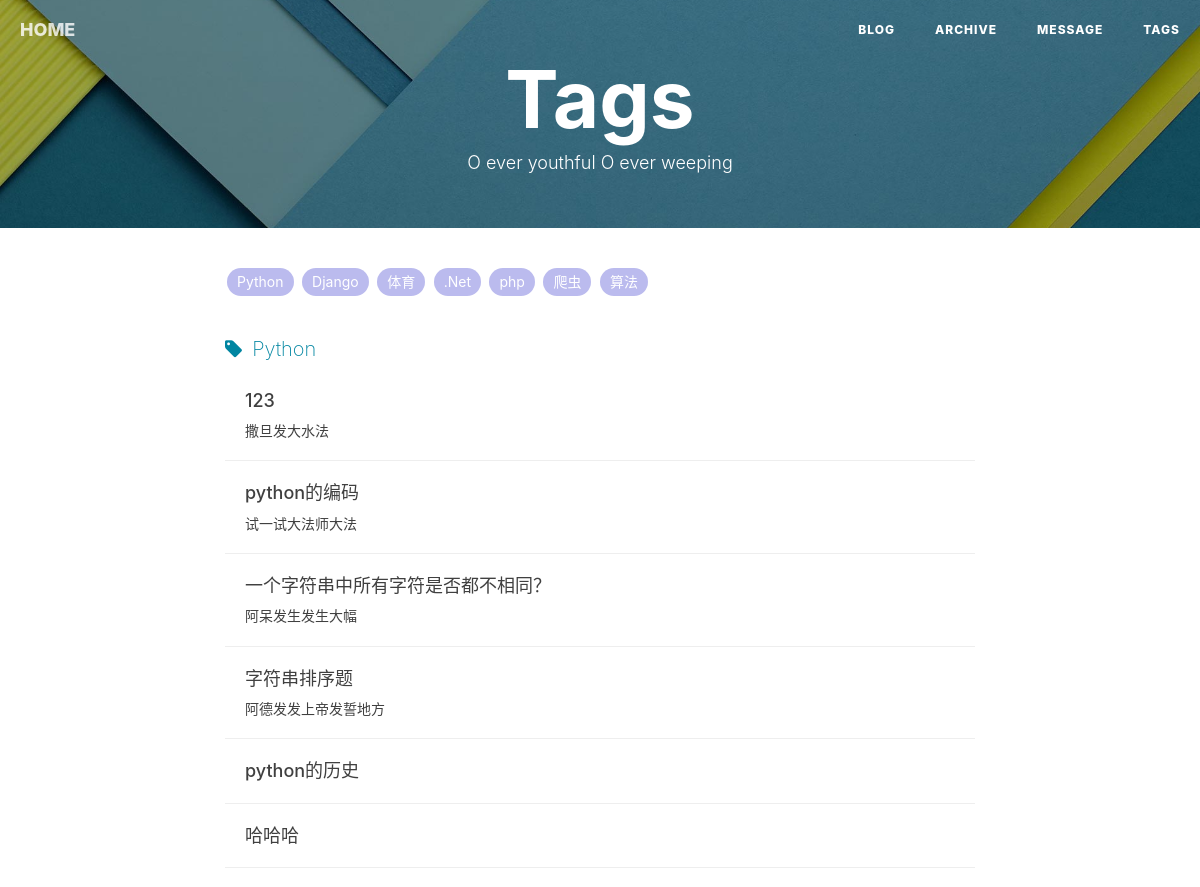
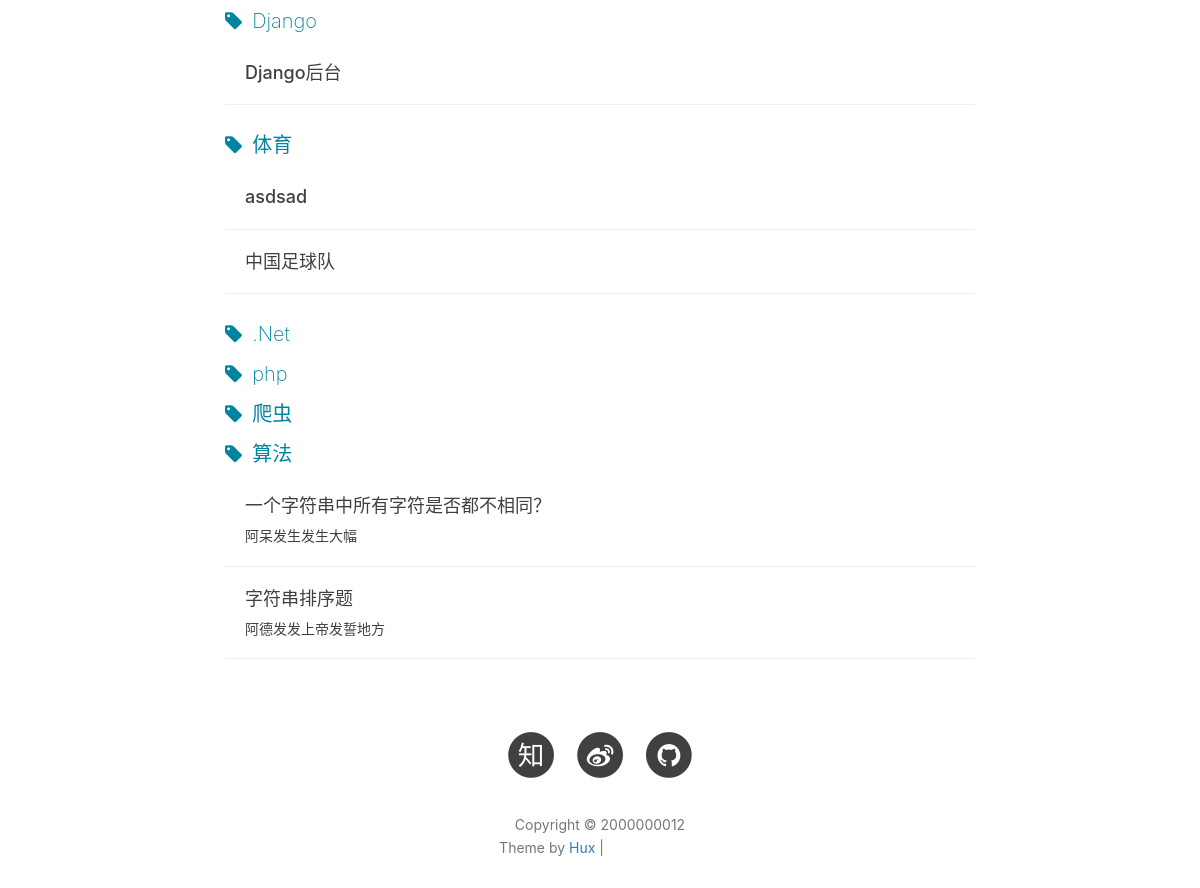
The app's page /tags/ with its own data (2 pictures, top to bottom).
### article/models.py (models this page shows, shortened)
class Tag(models.Model):
      name = models.CharField(max_length=20,blank=True)
      objects = models.Manager()#默认的管理器
      tag_list = TagManager()#自定义的管理器
      def __unicode__(self):
          return self.name

class Article(models.Model):#文章
      title = models.CharField(max_length = 100)
      subtitle=models.CharField(max_length=100,blank=True)
      tags = models.ManyToManyField(Tag,blank=True) #标签
      classification = models.ForeignKey(Classification) #分类
      content = models.TextField(blank=True, null = True)
      publish_time = models.DateTimeField(auto_now_add=True)
      count = models.IntegerField(default = 0)#文章点击数,但未实现统计文章点击数的功能
      objects = models.Manager()#默认的管理器
      date_list = ArticleManager()#自定义的管理器
      @models.permalink
      def get_absolute_url(self):
          return ('detail', (), {
           'year': self.publish_time.year,
           'month': self.publish_time.strftime('%m'),
           'day': self.publish_time.strftime('%d'),
           'id': self.id})
      class Meta: #按时间下降排序
           ordering = ['-publish_time']

### article/views.py (the view)
# urls.py: url(r'^tags/$','article.views.tags',name="tags"),#标签
def tags(request):
    classification = Classification.class_list.get_Class_list()
    tagCloud = json.dumps(Tag.tag_list.get_Tag_list(),ensure_ascii=False)#标签,以及对应的文章数目
    date_list = Article.date_list.get_Article_onDate()
    taglist=Tag.tag_list.get_Tag_list()
    tag_article=Tag.tag_list.get_Article_onTag
    return render_to_response('note/tag_new.html',
            locals(),
            context_instance=RequestContext(request))

### article/models.py (called while the page is built)
      def get_Tag_list(self): #返回文章标签列表, 每个标签以及对应的文章数目
       	  tags = Tag.objects.all()#所有标签
          tag_list = []
          for i  in range(len(tags)):
              tag_list.append([])
          for i  in range(len(tags)):
              temp = Tag.objects.get(name = tags[i]) #当前标签
              posts = temp.article_set.all() #当前标签下的文章
              tag_list[i].append(tags[i].name)#如果这里加了.name.encode，错误信息会不同哟
              tag_list[i].append(len(posts))
          return tag_list

      def get_Article_onTag(self):#返回tag，以及每个tag对应的文章（多个）
          tags=Tag.objects.all()#获取所有标签
          post_tag_article=[]
          for i in range(len(tags)):
              post_tag_article.append([])
          for i in range(len(tags)):
              temp=Tag.objects.get(name=tags[i]) #当前标签
              tempposts=temp.article_set.all() #当前标签下的文章
              post_tag_article[i].append(temp)
              post_tag_article[i].append(tempposts)
          return post_tag_article

      def get_Class_list(self):#返回文章分类列表, 每个分类以及对应的文章数目
          classf = Classification.objects.all() #获取所有的分类
          class_list = []
          for i  in range(len(classf)):
              class_list.append([])
          for i  in range(len(classf)):
              temp = Classification.objects.get(name = classf[i]) #获取当前分类
              posts = temp.article_set.all() #获取当前分类下的所有文章
              class_list[i].append(classf[i])
              class_list[i].append(len(posts))
          return class_list

      def __unicode__(self):
          return self.name

      def get_Article_onDate(self):  #实现文章的按月归档, 返回 月份以及对应的文章数  如: [[2015.5,5],[2015.4,5]] ,
          post_date = Article.objects.dates('publish_time','month')
          date_list=[]
          for i in range(len(post_date)):
              date_list.append([])
          for i in range(len(post_date)):
              curyear = post_date[i].year
              curmonth = post_date[i].month
              tempArticle = Article.objects.filter(publish_time__year=curyear).filter(publish_time__month=curmonth)
              tempNum = len(tempArticle)
              date_list[i].append(post_date[i])
              date_list[i].append(tempNum)
          return date_list

### article/templates/note/tag_new.html (shortened to what this page needs)
{% extends "base_new.html" %}
{% block content %}
<header class="intro-header" style="background-image: url('/static/img/tag-bg.jpg')">
    <div class="container">
        <div class="row">
            <div class="col-lg-8 col-lg-offset-2 col-md-10 col-md-offset-1">
                <div class="site-heading" id="tag-heading">
                    <h1>Tags</h1>
                    <span class="subheading">O ever youthful O ever weeping</span>
                </div>
            </div>
        </div>
    </div>
</header>
<div class="container">
	<div class="row">
		<div class="col-lg-8 col-lg-offset-2 col-md-10 col-md-offset-1">
			<div id='tag_cloud' class="tags">
			   {% if tag_article %}
				{% for x,y in tag_article %}
				<a href="#{{ x }}" title="{{ x }}" rel="{{ y.size }}">{{ x }}</a>
				{% endfor %}
				{% endif %}
			</div>
			{% for x,y in tag_article %}
			<div class="one-tag-list">
			  	<span class="fa fa-tag listing-seperator" id="{{ x }}">
                    <span class="tag-text">{{ x }}</span>
                </span>
				{% if y %}
				{% for post in y %}
				 <div class="post-preview">
				    <a href="{{ post.get_absolute_url }}">
				        <h2 class="post-title">
                            {{ post.title }}
				        </h2>
				        {% if post.subtitle %}
				        <h3 class="post-subtitle">
				            {{ post.subtitle }}
				        </h3>
				        {% endif %}
				    </a>
				</div>
				<hr>
				{% endfor %}
				{% endif %}
			</div>
			{% endfor %}
		</div>
	</div>
</div>
{% endblock %}

### article/templates/base_new.html (style rules this page uses)
body { background:#FFF }

### records on screen
Tag: name "Python"
Tag: name "Django"
Tag: name "体育"
Tag: name ".Net"
Tag: name "php"
Tag: name "爬虫"
Tag: name "算法"
Article: title "123", subtitle "撒旦发大水法"
Article: title "python的编码", subtitle "试一试大法师大法"
Article: title "一个字符串中所有字符是否都不相同？", subtitle "阿呆发生发生大幅"
Article: title "字符串排序题", subtitle "阿德发发上帝发誓地方"
Article: title "python的历史"
Article: title "哈哈哈"
Article: title "Django后台"
Article: title "asdsad"
Article: title "中国足球队"
